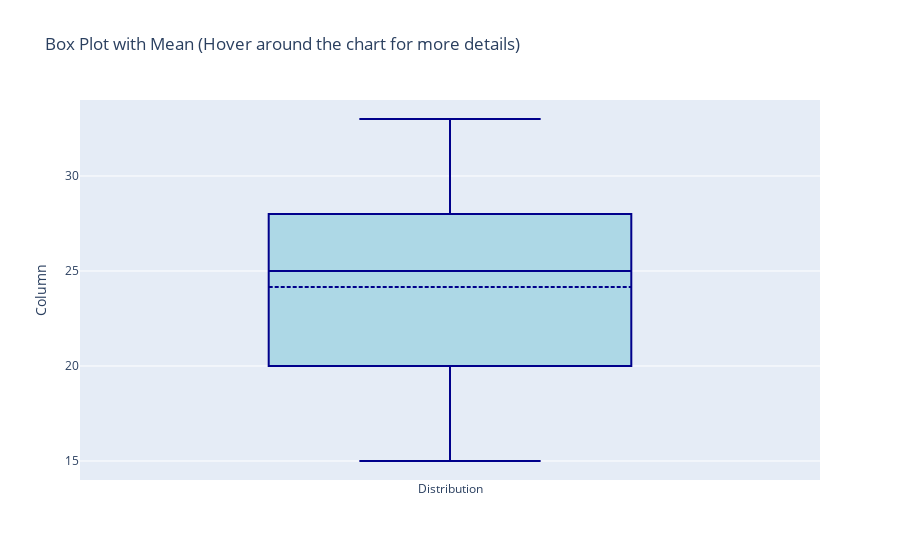

Notebook code for this chart:
### Markdown cell above
### **Question 10**: What is the mean order delivery time?

To show the mean value of the order delivery time, I would be representing this with a box plot

### Code cell
# to find the mean order delivery time
print("Mean Order Delivery TIme: ", round(df["delivery_time"].mean(), 2), " minutes")

# to plot the box plot using plotly
fig = go.Figure()

# Add the box trace
fig.add_trace(go.Box(y=df['delivery_time'], name = "Distribution", 
                     marker_color='darkblue', boxmean= True, fillcolor='lightblue'))

# Add a line trace for the mean
#mean_value = df['delivery_time'].mean()
#fig.add_trace(go.Scatter(x=[-0.5, 0.5], y=[mean_value, mean_value], mode='lines', name='Mean'))

# Update layout and axis labels
fig.update_layout(title='Box Plot with Mean (Hover around the chart for more details)', yaxis_title='Column')

# Show the plot
fig.show()

### Figure 1 — Plotly figure (JSON) as saved in the notebook; plotly's stock layout.template omitted (floating-point values rounded to 4 significant figures; data arrays with more than 128 entries replaced by an {"elided": "..."} marker saying what was removed)
{"data": [{"boxmean": true, "fillcolor": "lightblue", "marker": {"color": "darkblue"}, "name": "Distribution", "type": "box", "y": {"elided": "1898 int values"}}], "layout": {"title": {"text": "Box Plot with Mean (Hover around the chart for more details)"}, "yaxis": {"title": {"text": "Column"}}}}
